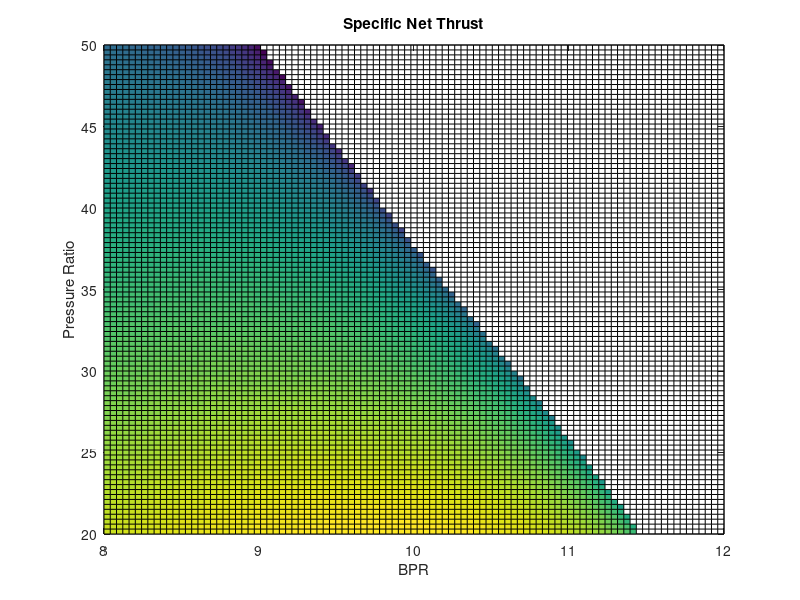

The MATLAB source for this figure: (Note: this script raises an error after producing the figure.)
clear
close all
clc
%% Constants
% Design Parameters
LHV = 43E6; % kJ/kg
rF = 1.5;
rP = linspace(20,50);
BPR = linspace(8,12);
cooling = 0.15; % mass of cooling stream over total mass flow
% Design Limitations
nozzlepressureratio = 0.985;
diffuserpressureratio = 0.97;
combustpressureratio = 0.96;
effCombust = 0.995;
effF = 0.89;
effC = 0.9;
effT = 0.89;
effN = 1;
effD = 1;
TIT = 2000; % K
% Perfect Gas Assumption
gamma = 1.4;
R = 287; % J/kg*K
M = 0.7;
% Ambient Values
T0 = 288.15; % K
p0 = 101.325; % kPa
T1 = T0; % K
p1 = p0; % K
govergless1 = gamma/(gamma-1);
gless1over2 = (gamma-1)/2;
gless1overg = 1/govergless1;
cp = govergless1*R; % J/kg*K
phi = zeros(100,100);
p0_3 = zeros(100,100);
T0_3 = zeros(100,100);
p0_4 = zeros(100,100);
T0_4 = zeros(100,100);
T0_45 = zeros(100,100);
p0_45 = zeros(100,100);
T0_5 = zeros(100,100);
p0_5 = zeros(100,100);
T0_9 = zeros(100,100);
p0_9 = zeros(100,100);
Vc = zeros(100,100);
specificnetthrust = zeros(100,100);
tsfc = zeros(100,100);
effProp = zeros(100,100);
%% Constant Calculations
% Diffuser
p0_1 = p1*(1+gless1over2*M^2)^govergless1; % kPa
p0_2 = p0_1*diffuserpressureratio; % kPa
T0_1 = T1*(1+gless1over2*M^2); % K
T0_2 = T0_1; % K
% Fan
p0_13 = rF*p0_2; % kPa
p0_23 = p0_13; % kPa
T0_13 = T0_2*(1+(1/effF)*(rF^gless1overg-1)); % K
T0_23 = T0_13; % K
% Bypass
T0_19 = T0_13; % K
p0_19 = p0_13; % kPa
% Combustor
mfoverma = (12*12.01+26*1.008)/(18.5*2*16+18.5*3.76*2*14.01); % stoichiometric fuel to air mass ratio
% Velocity
Vb = sqrt(2*govergless1*R.*T0_13.*(1-(p1./p0_13).^gless1overg)); % m/s
V = M*sqrt(gamma*R*T0); % m/s
%% Variable Calculations
for i = 1:100
    for j = 1:100
        % Core
        p0_3(i,j) = rP(i)*p0_23; % kPa
        T0_3(i,j) = T0_23*(1+(1/effC)*(rP(i).^gless1overg-1)); % K
        p0_4(i,j) = p0_3(i,j).*combustpressureratio; % kPa
        phi(i,j) = (cp.*(TIT-T0_3(i,j)))./(mfoverma*LHV); % K
        T0_4(i,j) = T0_3(i,j)+(1-cooling)*effCombust*mfoverma*LHV*phi(i,j)/cp; % K
        T0_45(i,j) = T0_4(i,j)-(T0_23/effC)*(rP(i).^gless1overg-1); % K
        p0_45(i,j) = p0_4(i,j).*(1-((T0_23)./(effC*effT*T0_4(i,j))).*(rP(i).^gless1overg-1)).^govergless1; % kPa
        T0_5(i,j) = T0_45(i,j)-(1+BPR(j)).*(T0_2/effF).*(rF^gless1overg-1); % K
        p0_5(i,j) = p0_45(i,j).*(1-(1+BPR(j)).*((T0_2)./(effF*effT*T0_45(i,j))).*(rF^gless1overg-1)).^govergless1; % kPa
        p0_9(i,j) = p0_5(i,j); % kPa
        T0_9(i,j) = T0_5(i,j); % K
        % Velocity
        Vc(i,j) = sqrt(2*govergless1*R.*T0_5(i,j).*(1-(p1./p0_5(i,j)).^gless1overg)); % m/s
        specificnetthrust(i,j) = Vc(i,j)-V+BPR(j).*(Vb-V);
        tsfc(i,j) = phi(i,j)*mfoverma./specificnetthrust(i,j);
        effProp(i,j) = (2*specificnetthrust(i,j)*V)/(BPR(j).*(Vb^2-V^2)+(Vc(i,j).^2-V^2));
        if (1-(p1/p0_5(i,j))^gless1overg) < 0
             specificnetthrust(i,j) = NaN;
             tsfc(i,j) = NaN;
             effProp(i,j) = NaN;
        end
    end
end
%% Plots
% Specific Net Thrust
figure()
ThrustGraph = pcolor(BPR,rP,specificnetthrust);
title('Specific Net Thrust')
xlabel('BPR')
ylabel('Pressure Ratio')
ThrustGraph.FaceColor = 'interp';
% Thrust Specific Fuel Consumption
figure()
tsfcGraph = pcolor(BPR,rP,real(tsfc));
title('Thrust Specific Fuel Consumption')
xlabel('BPR')
ylabel('Pressure Ratio')
tsfcGraph.FaceColor = 'interp';
% Propulsive Efficiency
figure()
propGraph = pcolor(BPR,rP,real(effProp));
title('Propulsive Efficiency')
xlabel('BPR')
ylabel('Pressure Ratio')
propGraph.FaceColor = 'interp';
%% Diameter calculations
maxspecificnetthrustcolumns = max(specificnetthrust);
maxspecificnetthrust = max(maxspecificnetthrustcolumns);
maxpropeffcolumns = max(effProp);
maxpropeff = max(maxpropeffcolumns);
mintsfccolumns = min(tsfc);
mintsfc = min(mintsfccolumns);
totalThrust = 1000000*4.44822; % N
numberEngines = [10 8];
engineThrust = totalThrust./numberEngines; % N
masscore = engineThrust./maxspecificnetthrust; % kg/s
rho = 1.225; % kg/m^3
coreD = sqrt(masscore.*4/(rho*V*pi())) % m
massbypass = masscore.*9.8182; % kg/s
bypassD = sqrt((4*massbypass./(rho*pi()*V))+coreD.^2) % m
tsfcChosen = 1.8361*10^-5;
